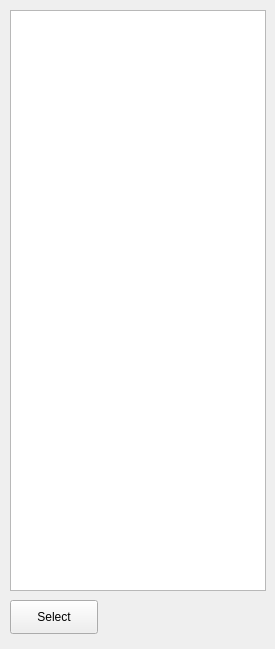
<?xml version="1.0" encoding="UTF-8"?>
<ui version="4.0">
 <class>ServiceSelectorWindow</class>
 <widget class="QMainWindow" name="ServiceSelectorWindow">
  <property name="windowModality">
   <enum>Qt::ApplicationModal</enum>
  </property>
  <property name="geometry">
   <rect>
    <x>0</x>
    <y>0</y>
    <width>275</width>
    <height>649</height>
   </rect>
  </property>
  <property name="windowTitle">
   <string>MainWindow</string>
  </property>
  <widget class="QWidget" name="centralwidget">
   <widget class="QListWidget" name="services">
    <property name="geometry">
     <rect>
      <x>10</x>
      <y>10</y>
      <width>256</width>
      <height>581</height>
     </rect>
    </property>
   </widget>
   <widget class="QPushButton" name="select_btn">
    <property name="geometry">
     <rect>
      <x>10</x>
      <y>600</y>
      <width>88</width>
      <height>34</height>
     </rect>
    </property>
    <property name="text">
     <string>Select</string>
    </property>
   </widget>
  </widget>
 </widget>
 <resources/>
 <connections/>
</ui>
